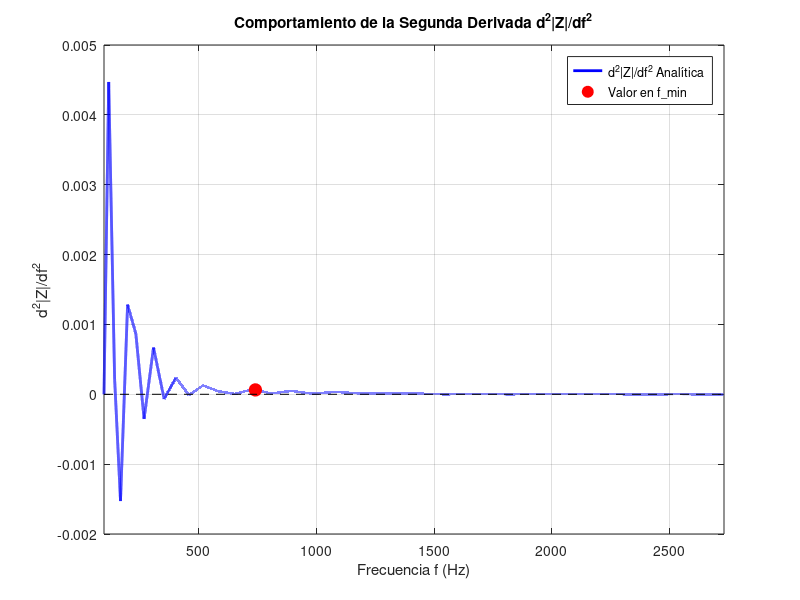

Recreate this plot in MATLAB.
clc; clear; close all;

%% DEFINICIÓN DE LOS DATOS ORIGINALES
datos = [
 100, 152.3; 120, 149.1; 145, 146.8; 170, 144.9; 200, 142.0;
 235, 139.5; 270, 137.9; 310, 136.1; 355, 134.8; 405, 133.6;
 460, 132.7; 520, 131.9; 585, 131.4; 655, 131.1; 730, 130.9;
 810, 131.0; 895, 131.3; 985, 131.9; 1080, 132.7; 1180, 133.8;
 1290, 135.2; 1410, 136.9; 1540, 138.9; 1680, 141.1; 1830, 143.5;
 1990, 146.1; 2160, 149.0; 2340, 152.2; 2530, 155.6; 2730, 159.2
];

f = datos(:,1);
Z = datos(:,2);
n = length(f);

%% CONSTRUCCIÓN DEL SPLINE CÚBICO NATURAL
h = diff(f);
a = Z;
A = zeros(n, n); B = zeros(n, 1);
A(1, 1) = 1; A(n, n) = 1; 
for i = 2:n-1
    A(i, i-1) = h(i-1);
    A(i, i)   = 2 * (h(i-1) + h(i));
    A(i, i+1) = h(i);
    B(i)      = 3 * ((a(i+1) - a(i)) / h(i) - (a(i) - a(i-1)) / h(i-1));
end
c = A \ B; 
b = zeros(n-1, 1); d = zeros(n-1, 1);
for i = 1:n-1
    b(i) = (a(i+1) - a(i))/h(i) - h(i)*(2*c(i) + c(i+1))/3;
    d(i) = (c(i+1) - c(i))/(3*h(i));
end

%% 3. CREACIÓN DE LAS ESTRUCTURAS DE DERIVADAS ANALÍTICAS (PP)
% Primera Derivada: S'_i = 3*d*(f-f_i)^2 + 2*c*(f-f_i) + b
coef_derivada1 = [3*d, 2*c(1:end-1), b];
derivada1_pp = mkpp(f, coef_derivada1);

% Segunda Derivada: S''_i = 6*d*(f-f_i) + 2*c
coef_derivada2 = [6*d, 2*c(1:end-1)];
derivada2_pp = mkpp(f, coef_derivada2);

%% 4. UBICACIÓN DEL MÍNIMO Y CÁLCULO DE LA SEGUNDA DERIVADA

malla_frecuencias = linspace(min(f), max(f), 200000);
d1_fina = ppval(derivada1_pp, malla_frecuencias);

% Localizar el cruce exacto por cero (- a +)
idx_cambio = find(d1_fina(1:end-1) < 0 & d1_fina(2:end) > 0, 1);
f_minimo = malla_frecuencias(idx_cambio);

% Evaluar numéricamente la segunda derivada en ese punto exacto
d2_en_minimo = ppval(derivada2_pp, f_minimo);


%% 5. DESPLIEGUE DE RESULTADOS Y DISCUSIÓN ANALÍTICA

fprintf('=========================================================\n');
fprintf(' ANÁLISIS DE ESTABILIDAD EN EL MÍNIMO (CRITERIO DE S2)\n');
fprintf('=========================================================\n');
fprintf('Frecuencia del Mínimo (f_min):       %.3f Hz\n', f_minimo);
fprintf('Valor de d^2|Z|/df^2 en el mínimo:   %.6f\n', d2_en_minimo);
fprintf('---------------------------------------------------------\n');
fprintf('DIAGNÓSTICO MATEMÁTICO:\n');

if d2_en_minimo > 0
    fprintf('Signo: POSITIVO (+)\n');
    fprintf('Conclusión: La curva es estrictamente CÓNCAVA HACIA ARRIBA.\n');
    fprintf('El punto crítico f = %.3f Hz es un MÍNIMO LOCAL ESTABLE.\n', f_minimo);
elseif d2_en_minimo < 0
    fprintf('Signo: NEGATIVO (-)\n');
    fprintf('Conclusión: La curva es CÓNCAVA HACIA ABAJO (Máximo).\n');
else
    fprintf('Signo: CERO (0)\n');
    fprintf('Conclusión: Punto de inflexión o silla (Inconcluso).\n');
end
fprintf('=========================================================\n\n');


%% 6. GRAFICACIÓN DE LA SEGUNDA DERIVADA
d2_fina = ppval(derivada2_pp, malla_frecuencias);

figure('Name', 'Segunda Derivada e Inflexión', 'NumberTitle', 'off');
plot(malla_frecuencias, d2_fina, 'b-', 'LineWidth', 2, 'DisplayName', 'd^2|Z|/df^2 Analítica');
hold on;
plot(f_minimo, d2_en_minimo, 'ro', 'MarkerFaceColor', 'r', 'MarkerSize', 9, 'DisplayName', 'Valor en f\_min');
line([min(f) max(f)], [0 0], 'Color', 'k', 'LineStyle', '--', 'HandleVisibility', 'off'); % Eje cero

title('Comportamiento de la Segunda Derivada d^2|Z|/df^2');
xlabel('Frecuencia f (Hz)');
ylabel('d^2|Z|/df^2');
grid on;
legend('Location', 'best');
xlim([min(f), max(f)]);
